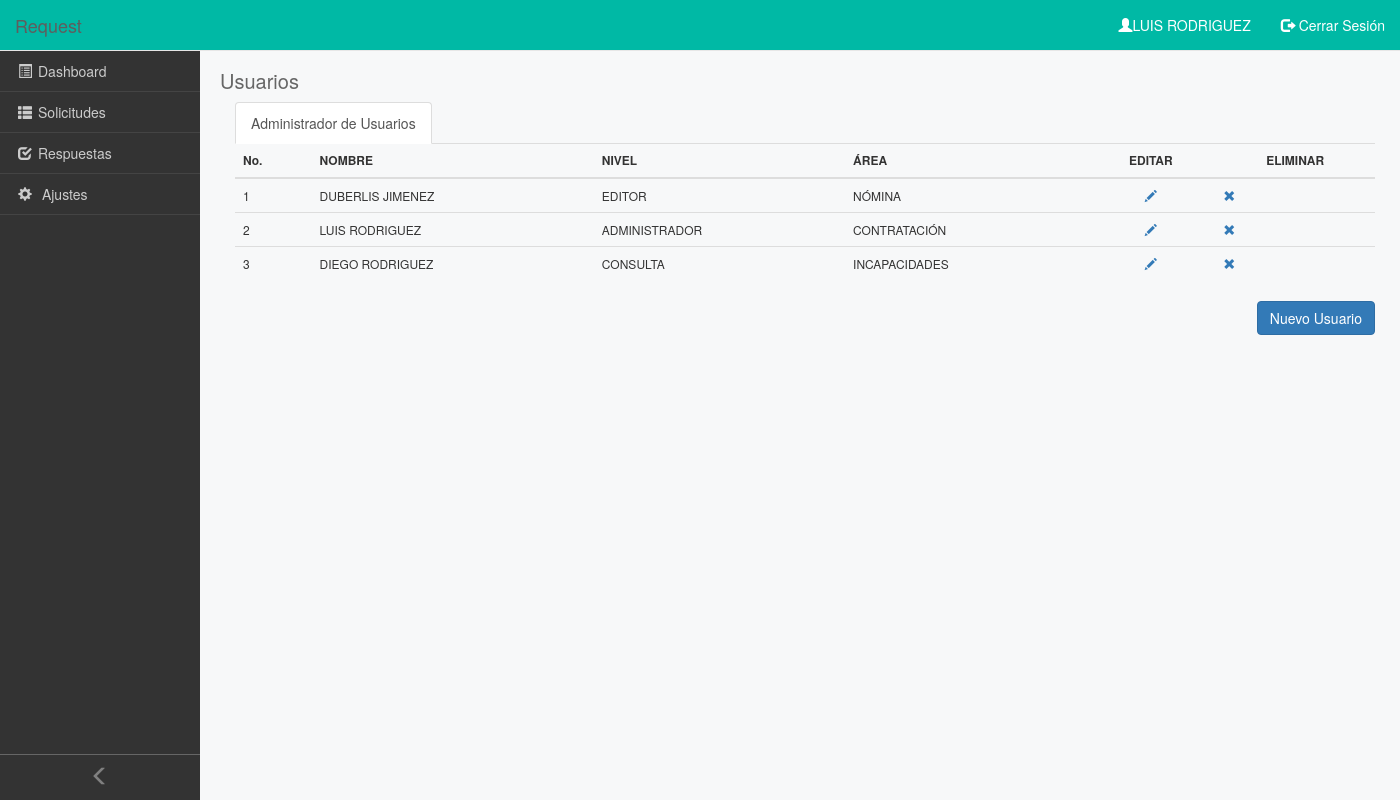
Screenshot of /view/usuarios (signed in) with the database file from the repository.
### tables this page shows
CREATE TABLE `usuarios` (
  `idusuario` int(3) NOT NULL,
  `nombre` varchar(255) NOT NULL,
  `email` varchar(255) NOT NULL,
  `clave` varchar(255) NOT NULL,
  `nivel` int(2) NOT NULL,
  `area` int(3) NOT NULL,
  `estado` int(1) DEFAULT NULL
);

CREATE TABLE `tipousuarios` (
  `id` int(11) NOT NULL,
  `tipo_usuario` varchar(50) NOT NULL,
  `nivel` int(2) NOT NULL,
  `permisos` varchar(50) NOT NULL,
  `estado` int(1) DEFAULT NULL
);

CREATE TABLE `areas` (
  `idareas` int(3) NOT NULL,
  `areas` varchar(30) NOT NULL,
  `estado` int(1) DEFAULT NULL
);

### controller/usuarios_controller.php (called while the page is built, shortened)
<?php
require_once("../model/usuarios_model.php");
require_once("../view/usuarios.php");
$usua=new Usuario();
$usuarios=$usua->get_usuarios();
?>

### db/db.php (called while the page is built, shortened)
<?php
    class Conexion
    {
        private $mysqli = '';
        private $usuario = 'root';
        private $clave = '';
        private $server = 'localhost';
        private $db = 'contact';
        public function conectar()
        {
            $this->mysqli = new mysqli($this->server, $this->usuario, $this->clave, $this->db);
        }
        public function query($consulta)
        {
          return $this->mysqli->query($consulta);
        }
    }
?>

### model/usuarios_model.php (called while the page is built, shortened)
<?php
require_once("../db/db.php");
class Usuario extends Conexion
  {
    public function get_usuarios()
	{
        $consulta=parent::query("SELECT u.idusuario, u.nombre, u.email, u.clave, u.nivel, u.area, ts.tipo_usuario, t.areas FROM usuarios u
		INNER JOIN tipousuarios ts ON u.nivel = ts.id
		INNER JOIN areas t ON u.area = t.idareas
		ORDER BY u.idusuario ASC");
		while($filas=$consulta->fetch_assoc()){
            $this->usuarios[]=$filas;
        }
        return $this->usuarios;
   	}
}
?>

### view/usuarios.php (the view, shortened to what this page needs)
<?php
require_once("../db/db.php");
require_once("../controller/usuarios_controller.php");
?>
<?php include "inc/header.php"?>
  <body style="background-color:#f7f8f9;">
  <?php include "inc/cabecera.php"?>
<div class="main-content">
	<div class="sesionactiva">
	  <h1>Usuarios</h1>
	</div>
		<div class="container">
		  <ul class="nav nav-tabs">
		  <li role="presentation" class="active"><a href="#">Administrador de Usuarios</a></li>
		   </ul>
		<div id="usuarios">
		<table id="tabla" class="table table-hover" style="font-size: 12px;">
			<thead>
			  <tr>
				<th>No.</th>
				<th>NOMBRE</th>
				<th>NIVEL</th>
				<th>ÁREA</th>
				<th style="text-align: center">EDITAR</th>
				<th style="text-align: center">ELIMINAR</th>
			  </tr>
			</thead>
			<tbody>
			<?php
		$numero=1;
		foreach ($usuarios as $usuario) { ?>
			<tr>
			<td><?php echo $numero++ ?></td>
			<td><?php echo $usuario["nombre"];?></td>
			<td><?php echo $usuario["tipo_usuario"];?></td>
			<td><?php echo $usuario["areas"];?></td>
			<td style="text-align: center">
			<a href=" " data-toggle="modal" data-target="#edituser"title="Editar">
				<span class="glyphicon glyphicon-pencil"></span></a></td>
			<td><a href="" data-toggle="modal" data-target="#eliminar" title="eliminar" id="btnEliminarusuario" value="<?php echo $areas["idareas"];?>" onclick=EliminarUsuario(<?php echo $usuario["idusuario"];?>);>
    	<span class="glyphicon glyphicon-remove"></span></a>
			</td>
		<?php }?>
			</tbody>
		</table>
		<button type="button" name="nUsuario" class="btn btn-primary pull-right" data-toggle="modal" data-target="#nuevoUsuario">Nuevo Usuario</button>
		</div>
	</div>
</div>
    <?php include "inc/footer.php"?>

### css/style.css (style rules this page uses)
html { position: relative; min-height: 100%; }
body { margin-bottom: 60px; }
.main-content { margin-top: 60px; margin-left: 200px; padding: 20px; }
.sesionactiva { width: 100%; margin-top: -30px; }
.sesionactiva, h1 { font-size: 20px; color: #666666; }

### rows the page displays
usuarios: nombre "DUBERLIS JIMENEZ", nivel.tipo_usuario "EDITOR", areas.areas "NÓMINA"
usuarios: nombre "LUIS RODRIGUEZ", nivel.tipo_usuario "ADMINISTRADOR", areas.areas "CONTRATACIÓN"
usuarios: nombre "DIEGO RODRIGUEZ", nivel.tipo_usuario "CONSULTA", areas.areas "INCAPACIDADES"

### other values shown
$_SESSION['nombre'] "LUIS RODRIGUEZ"
